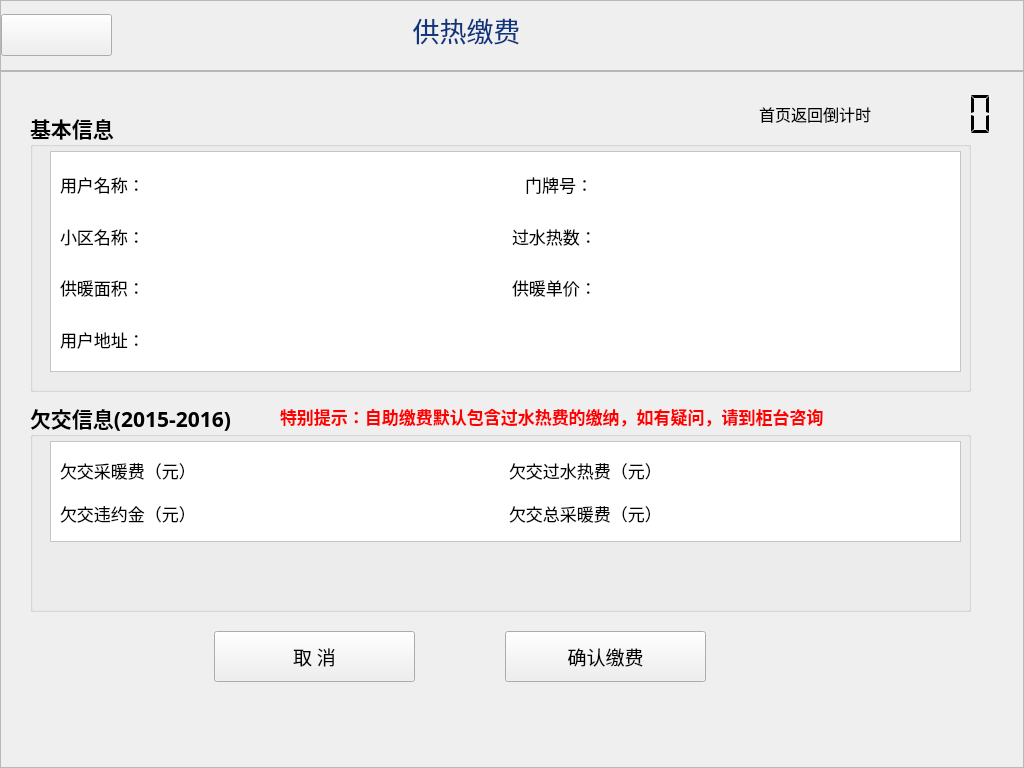
<?xml version="1.0" encoding="UTF-8"?>
<ui version="4.0">
 <class>Heatermsgconfirm</class>
 <widget class="QWidget" name="Heatermsgconfirm">
  <property name="geometry">
   <rect>
    <x>0</x>
    <y>0</y>
    <width>1024</width>
    <height>768</height>
   </rect>
  </property>
  <property name="windowTitle">
   <string>Form</string>
  </property>
  <widget class="QFrame" name="frame_4">
   <property name="geometry">
    <rect>
     <x>0</x>
     <y>0</y>
     <width>1024</width>
     <height>71</height>
    </rect>
   </property>
   <property name="sizePolicy">
    <sizepolicy hsizetype="Fixed" vsizetype="Fixed">
     <horstretch>0</horstretch>
     <verstretch>0</verstretch>
    </sizepolicy>
   </property>
   <property name="minimumSize">
    <size>
     <width>1024</width>
     <height>0</height>
    </size>
   </property>
   <property name="styleSheet">
    <string notr="true"/>
   </property>
   <property name="frameShape">
    <enum>QFrame::StyledPanel</enum>
   </property>
   <property name="frameShadow">
    <enum>QFrame::Raised</enum>
   </property>
   <layout class="QHBoxLayout" name="horizontalLayout_15">
    <property name="leftMargin">
     <number>0</number>
    </property>
    <property name="topMargin">
     <number>9</number>
    </property>
    <item>
     <widget class="QPushButton" name="pushButton_back">
      <property name="sizePolicy">
       <sizepolicy hsizetype="Minimum" vsizetype="Fixed">
        <horstretch>0</horstretch>
        <verstretch>0</verstretch>
       </sizepolicy>
      </property>
      <property name="minimumSize">
       <size>
        <width>111</width>
        <height>42</height>
       </size>
      </property>
      <property name="maximumSize">
       <size>
        <width>111</width>
        <height>42</height>
       </size>
      </property>
      <property name="focusPolicy">
       <enum>Qt::NoFocus</enum>
      </property>
      <property name="styleSheet">
       <string notr="true">border-image: url(:/image/picture/qietu/07.png);</string>
      </property>
      <property name="text">
       <string/>
      </property>
     </widget>
    </item>
    <item>
     <widget class="QLabel" name="label_2">
      <property name="font">
       <font>
        <family>微软雅黑</family>
       </font>
      </property>
      <property name="styleSheet">
       <string notr="true"/>
      </property>
      <property name="text">
       <string>&lt;html&gt;&lt;head/&gt;&lt;body&gt;&lt;p align=&quot;center&quot;&gt;&lt;span style=&quot; font-size:20pt; color:#0e357f;&quot;&gt;供热缴费&lt;/span&gt;&lt;span style=&quot; font-size:20pt; color:#55ff7f;&quot;&gt;&lt;br/&gt;&lt;/span&gt;&lt;/p&gt;&lt;/body&gt;&lt;/html&gt;</string>
      </property>
     </widget>
    </item>
    <item>
     <spacer name="horizontalSpacer_2">
      <property name="orientation">
       <enum>Qt::Horizontal</enum>
      </property>
      <property name="sizeType">
       <enum>QSizePolicy::Fixed</enum>
      </property>
      <property name="sizeHint" stdset="0">
       <size>
        <width>48</width>
        <height>20</height>
       </size>
      </property>
     </spacer>
    </item>
    <item>
     <widget class="QLabel" name="label_3">
      <property name="sizePolicy">
       <sizepolicy hsizetype="Fixed" vsizetype="Fixed">
        <horstretch>0</horstretch>
        <verstretch>0</verstretch>
       </sizepolicy>
      </property>
      <property name="minimumSize">
       <size>
        <width>145</width>
        <height>43</height>
       </size>
      </property>
      <property name="maximumSize">
       <size>
        <width>145</width>
        <height>43</height>
       </size>
      </property>
      <property name="styleSheet">
       <string notr="true">border-image: url(:/image/picture/qietu/3295598.png);</string>
      </property>
      <property name="text">
       <string/>
      </property>
     </widget>
    </item>
   </layout>
  </widget>
  <widget class="QFrame" name="frame_5">
   <property name="geometry">
    <rect>
     <x>0</x>
     <y>71</y>
     <width>1024</width>
     <height>697</height>
    </rect>
   </property>
   <property name="frameShape">
    <enum>QFrame::StyledPanel</enum>
   </property>
   <property name="frameShadow">
    <enum>QFrame::Raised</enum>
   </property>
   <widget class="QGroupBox" name="groupBox">
    <property name="geometry">
     <rect>
      <x>30</x>
      <y>40</y>
      <width>941</width>
      <height>281</height>
     </rect>
    </property>
    <property name="font">
     <font>
      <family>微软雅黑</family>
      <pointsize>16</pointsize>
      <weight>75</weight>
      <bold>true</bold>
     </font>
    </property>
    <property name="autoFillBackground">
     <bool>false</bool>
    </property>
    <property name="title">
     <string>基本信息</string>
    </property>
    <property name="flat">
     <bool>true</bool>
    </property>
    <property name="checkable">
     <bool>false</bool>
    </property>
    <widget class="QFrame" name="frame">
     <property name="geometry">
      <rect>
       <x>20</x>
       <y>40</y>
       <width>911</width>
       <height>221</height>
      </rect>
     </property>
     <property name="styleSheet">
      <string notr="true">background-color: rgb(255, 255, 255);</string>
     </property>
     <property name="frameShape">
      <enum>QFrame::StyledPanel</enum>
     </property>
     <property name="frameShadow">
      <enum>QFrame::Raised</enum>
     </property>
     <layout class="QGridLayout" name="gridLayout">
      <item row="0" column="0">
       <layout class="QHBoxLayout" name="horizontalLayout">
        <item>
         <widget class="QLabel" name="label_5">
          <property name="sizePolicy">
           <sizepolicy hsizetype="Fixed" vsizetype="Preferred">
            <horstretch>0</horstretch>
            <verstretch>0</verstretch>
           </sizepolicy>
          </property>
          <property name="font">
           <font>
            <family>微软雅黑</family>
            <pointsize>13</pointsize>
           </font>
          </property>
          <property name="text">
           <string>用户名称：</string>
          </property>
         </widget>
        </item>
        <item>
         <widget class="QLabel" name="label_yhmc">
          <property name="font">
           <font>
            <family>微软雅黑</family>
            <pointsize>13</pointsize>
           </font>
          </property>
          <property name="text">
           <string/>
          </property>
         </widget>
        </item>
       </layout>
      </item>
      <item row="2" column="0">
       <layout class="QHBoxLayout" name="horizontalLayout_5">
        <property name="spacing">
         <number>6</number>
        </property>
        <item>
         <widget class="QLabel" name="label_9">
          <property name="sizePolicy">
           <sizepolicy hsizetype="Fixed" vsizetype="Preferred">
            <horstretch>0</horstretch>
            <verstretch>0</verstretch>
           </sizepolicy>
          </property>
          <property name="font">
           <font>
            <family>微软雅黑</family>
            <pointsize>13</pointsize>
           </font>
          </property>
          <property name="text">
           <string>供暖面积：</string>
          </property>
         </widget>
        </item>
        <item>
         <widget class="QLabel" name="label_gnmj">
          <property name="font">
           <font>
            <family>Arial</family>
            <pointsize>13</pointsize>
           </font>
          </property>
          <property name="text">
           <string/>
          </property>
         </widget>
        </item>
       </layout>
      </item>
      <item row="2" column="1">
       <layout class="QHBoxLayout" name="horizontalLayout_6">
        <property name="spacing">
         <number>6</number>
        </property>
        <item>
         <widget class="QLabel" name="label_11">
          <property name="sizePolicy">
           <sizepolicy hsizetype="Fixed" vsizetype="Preferred">
            <horstretch>0</horstretch>
            <verstretch>0</verstretch>
           </sizepolicy>
          </property>
          <property name="font">
           <font>
            <family>微软雅黑</family>
            <pointsize>13</pointsize>
           </font>
          </property>
          <property name="text">
           <string>供暖单价：</string>
          </property>
         </widget>
        </item>
        <item>
         <widget class="QLabel" name="label_gndj">
          <property name="font">
           <font>
            <family>Arial</family>
            <pointsize>13</pointsize>
           </font>
          </property>
          <property name="text">
           <string/>
          </property>
         </widget>
        </item>
       </layout>
      </item>
      <item row="4" column="0">
       <layout class="QHBoxLayout" name="horizontalLayout_10">
        <item>
         <widget class="QLabel" name="label_8">
          <property name="sizePolicy">
           <sizepolicy hsizetype="Fixed" vsizetype="Preferred">
            <horstretch>0</horstretch>
            <verstretch>0</verstretch>
           </sizepolicy>
          </property>
          <property name="font">
           <font>
            <family>微软雅黑</family>
            <pointsize>13</pointsize>
           </font>
          </property>
          <property name="text">
           <string>用户地址：</string>
          </property>
         </widget>
        </item>
        <item>
         <widget class="QLabel" name="label_yhdz">
          <property name="minimumSize">
           <size>
            <width>355</width>
            <height>0</height>
           </size>
          </property>
          <property name="font">
           <font>
            <family>微软雅黑</family>
            <pointsize>13</pointsize>
           </font>
          </property>
          <property name="text">
           <string/>
          </property>
         </widget>
        </item>
       </layout>
      </item>
      <item row="1" column="0">
       <layout class="QHBoxLayout" name="horizontalLayout_4">
        <item>
         <widget class="QLabel" name="label_7">
          <property name="sizePolicy">
           <sizepolicy hsizetype="Fixed" vsizetype="Preferred">
            <horstretch>0</horstretch>
            <verstretch>0</verstretch>
           </sizepolicy>
          </property>
          <property name="font">
           <font>
            <family>微软雅黑</family>
            <pointsize>13</pointsize>
           </font>
          </property>
          <property name="text">
           <string>小区名称：</string>
          </property>
         </widget>
        </item>
        <item>
         <widget class="QLabel" name="label_xqmc">
          <property name="font">
           <font>
            <family>微软雅黑</family>
            <pointsize>13</pointsize>
           </font>
          </property>
          <property name="text">
           <string/>
          </property>
         </widget>
        </item>
       </layout>
      </item>
      <item row="0" column="1">
       <layout class="QHBoxLayout" name="horizontalLayout_3">
        <item>
         <widget class="QLabel" name="label_12">
          <property name="sizePolicy">
           <sizepolicy hsizetype="Fixed" vsizetype="Preferred">
            <horstretch>0</horstretch>
            <verstretch>0</verstretch>
           </sizepolicy>
          </property>
          <property name="font">
           <font>
            <family>微软雅黑</family>
            <pointsize>13</pointsize>
           </font>
          </property>
          <property name="text">
           <string>   门牌号：</string>
          </property>
         </widget>
        </item>
        <item>
         <widget class="QLabel" name="label_room_no">
          <property name="font">
           <font>
            <family>Arial</family>
            <pointsize>13</pointsize>
           </font>
          </property>
          <property name="text">
           <string/>
          </property>
         </widget>
        </item>
       </layout>
      </item>
      <item row="1" column="1">
       <layout class="QHBoxLayout" name="horizontalLayout_7">
        <item>
         <widget class="QLabel" name="label_13">
          <property name="sizePolicy">
           <sizepolicy hsizetype="Fixed" vsizetype="Preferred">
            <horstretch>0</horstretch>
            <verstretch>0</verstretch>
           </sizepolicy>
          </property>
          <property name="font">
           <font>
            <family>微软雅黑</family>
            <pointsize>13</pointsize>
           </font>
          </property>
          <property name="text">
           <string>过水热数：</string>
          </property>
         </widget>
        </item>
        <item>
         <widget class="QLabel" name="label_gsrs">
          <property name="font">
           <font>
            <family>Arial</family>
            <pointsize>13</pointsize>
           </font>
          </property>
          <property name="text">
           <string/>
          </property>
         </widget>
        </item>
       </layout>
      </item>
     </layout>
    </widget>
    <widget class="QLabel" name="label_6">
     <property name="geometry">
      <rect>
       <x>701</x>
       <y>-29</y>
       <width>105</width>
       <height>28</height>
      </rect>
     </property>
     <property name="text">
      <string>页面倒计时</string>
     </property>
    </widget>
    <zorder>label_6</zorder>
    <zorder>frame</zorder>
   </widget>
   <widget class="QGroupBox" name="groupBox_2">
    <property name="geometry">
     <rect>
      <x>30</x>
      <y>330</y>
      <width>941</width>
      <height>211</height>
     </rect>
    </property>
    <property name="font">
     <font>
      <family>微软雅黑</family>
      <pointsize>16</pointsize>
      <weight>75</weight>
      <bold>true</bold>
     </font>
    </property>
    <property name="title">
     <string>欠交信息(2015-2016)</string>
    </property>
    <property name="flat">
     <bool>true</bool>
    </property>
    <widget class="QFrame" name="frame_3">
     <property name="geometry">
      <rect>
       <x>20</x>
       <y>40</y>
       <width>911</width>
       <height>101</height>
      </rect>
     </property>
     <property name="styleSheet">
      <string notr="true">background-color: rgb(255, 255, 255);</string>
     </property>
     <property name="frameShape">
      <enum>QFrame::StyledPanel</enum>
     </property>
     <property name="frameShadow">
      <enum>QFrame::Raised</enum>
     </property>
     <layout class="QGridLayout" name="gridLayout_2">
      <property name="leftMargin">
       <number>9</number>
      </property>
      <item row="1" column="1">
       <layout class="QHBoxLayout" name="horizontalLayout_14">
        <item>
         <widget class="QLabel" name="label_65">
          <property name="sizePolicy">
           <sizepolicy hsizetype="Fixed" vsizetype="Preferred">
            <horstretch>0</horstretch>
            <verstretch>0</verstretch>
           </sizepolicy>
          </property>
          <property name="font">
           <font>
            <family>微软雅黑</family>
            <pointsize>13</pointsize>
           </font>
          </property>
          <property name="text">
           <string>欠交总采暖费（元）</string>
          </property>
         </widget>
        </item>
        <item>
         <widget class="QLabel" name="label_qjzcnf">
          <property name="font">
           <font>
            <family>Arial</family>
            <pointsize>13</pointsize>
           </font>
          </property>
          <property name="layoutDirection">
           <enum>Qt::LeftToRight</enum>
          </property>
          <property name="text">
           <string/>
          </property>
          <property name="alignment">
           <set>Qt::AlignCenter</set>
          </property>
         </widget>
        </item>
       </layout>
      </item>
      <item row="1" column="0">
       <layout class="QHBoxLayout" name="horizontalLayout_13">
        <item>
         <widget class="QLabel" name="label_61">
          <property name="sizePolicy">
           <sizepolicy hsizetype="Fixed" vsizetype="Preferred">
            <horstretch>0</horstretch>
            <verstretch>0</verstretch>
           </sizepolicy>
          </property>
          <property name="font">
           <font>
            <family>微软雅黑</family>
            <pointsize>13</pointsize>
           </font>
          </property>
          <property name="text">
           <string>欠交违约金（元）</string>
          </property>
         </widget>
        </item>
        <item>
         <widget class="QLabel" name="label_qjwyj">
          <property name="palette">
           <palette>
            <active>
             <colorrole role="Button">
              <brush brushstyle="SolidPattern">
               <color alpha="255">
                <red>255</red>
                <green>255</green>
                <blue>255</blue>
               </color>
              </brush>
             </colorrole>
             <colorrole role="Text">
              <brush brushstyle="SolidPattern">
               <color alpha="255">
                <red>255</red>
                <green>0</green>
                <blue>0</blue>
               </color>
              </brush>
             </colorrole>
             <colorrole role="Base">
              <brush brushstyle="SolidPattern">
               <color alpha="255">
                <red>255</red>
                <green>255</green>
                <blue>255</blue>
               </color>
              </brush>
             </colorrole>
             <colorrole role="Window">
              <brush brushstyle="SolidPattern">
               <color alpha="255">
                <red>255</red>
                <green>255</green>
                <blue>255</blue>
               </color>
              </brush>
             </colorrole>
            </active>
            <inactive>
             <colorrole role="Button">
              <brush brushstyle="SolidPattern">
               <color alpha="255">
                <red>255</red>
                <green>255</green>
                <blue>255</blue>
               </color>
              </brush>
             </colorrole>
             <colorrole role="Text">
              <brush brushstyle="SolidPattern">
               <color alpha="255">
                <red>255</red>
                <green>0</green>
                <blue>0</blue>
               </color>
              </brush>
             </colorrole>
             <colorrole role="Base">
              <brush brushstyle="SolidPattern">
               <color alpha="255">
                <red>255</red>
                <green>255</green>
                <blue>255</blue>
               </color>
              </brush>
             </colorrole>
             <colorrole role="Window">
              <brush brushstyle="SolidPattern">
               <color alpha="255">
                <red>255</red>
                <green>255</green>
                <blue>255</blue>
               </color>
              </brush>
             </colorrole>
            </inactive>
            <disabled>
             <colorrole role="Button">
              <brush brushstyle="SolidPattern">
               <color alpha="255">
                <red>255</red>
                <green>255</green>
                <blue>255</blue>
               </color>
              </brush>
             </colorrole>
             <colorrole role="Text">
              <brush brushstyle="SolidPattern">
               <color alpha="255">
                <red>120</red>
                <green>120</green>
                <blue>120</blue>
               </color>
              </brush>
             </colorrole>
             <colorrole role="Base">
              <brush brushstyle="SolidPattern">
               <color alpha="255">
                <red>255</red>
                <green>255</green>
                <blue>255</blue>
               </color>
              </brush>
             </colorrole>
             <colorrole role="Window">
              <brush brushstyle="SolidPattern">
               <color alpha="255">
                <red>255</red>
                <green>255</green>
                <blue>255</blue>
               </color>
              </brush>
             </colorrole>
            </disabled>
           </palette>
          </property>
          <property name="font">
           <font>
            <family>Arial</family>
            <pointsize>13</pointsize>
           </font>
          </property>
          <property name="layoutDirection">
           <enum>Qt::LeftToRight</enum>
          </property>
          <property name="text">
           <string/>
          </property>
          <property name="alignment">
           <set>Qt::AlignCenter</set>
          </property>
         </widget>
        </item>
       </layout>
      </item>
      <item row="0" column="1">
       <layout class="QHBoxLayout" name="horizontalLayout_12">
        <item>
         <widget class="QLabel" name="label_63">
          <property name="sizePolicy">
           <sizepolicy hsizetype="Fixed" vsizetype="Preferred">
            <horstretch>0</horstretch>
            <verstretch>0</verstretch>
           </sizepolicy>
          </property>
          <property name="font">
           <font>
            <family>微软雅黑</family>
            <pointsize>13</pointsize>
           </font>
          </property>
          <property name="text">
           <string>欠交过水热费（元）</string>
          </property>
         </widget>
        </item>
        <item>
         <widget class="QLabel" name="label_qjsrf">
          <property name="font">
           <font>
            <family>Arial</family>
            <pointsize>13</pointsize>
           </font>
          </property>
          <property name="layoutDirection">
           <enum>Qt::LeftToRight</enum>
          </property>
          <property name="text">
           <string/>
          </property>
          <property name="alignment">
           <set>Qt::AlignCenter</set>
          </property>
         </widget>
        </item>
       </layout>
      </item>
      <item row="0" column="0">
       <layout class="QHBoxLayout" name="horizontalLayout_11">
        <item>
         <widget class="QLabel" name="label_62">
          <property name="sizePolicy">
           <sizepolicy hsizetype="Fixed" vsizetype="Preferred">
            <horstretch>0</horstretch>
            <verstretch>0</verstretch>
           </sizepolicy>
          </property>
          <property name="font">
           <font>
            <family>微软雅黑</family>
            <pointsize>13</pointsize>
           </font>
          </property>
          <property name="text">
           <string>欠交采暖费（元）</string>
          </property>
         </widget>
        </item>
        <item>
         <widget class="QLabel" name="label_qjcnf">
          <property name="font">
           <font>
            <family>Arial</family>
            <pointsize>13</pointsize>
           </font>
          </property>
          <property name="layoutDirection">
           <enum>Qt::LeftToRight</enum>
          </property>
          <property name="text">
           <string/>
          </property>
          <property name="alignment">
           <set>Qt::AlignCenter</set>
          </property>
         </widget>
        </item>
       </layout>
      </item>
     </layout>
    </widget>
    <widget class="QLabel" name="label">
     <property name="geometry">
      <rect>
       <x>250</x>
       <y>0</y>
       <width>611</width>
       <height>31</height>
      </rect>
     </property>
     <property name="font">
      <font>
       <pointsize>13</pointsize>
       <weight>75</weight>
       <italic>false</italic>
       <bold>true</bold>
      </font>
     </property>
     <property name="text">
      <string>&lt;html&gt;&lt;head/&gt;&lt;body&gt;&lt;p&gt;&lt;span style=&quot; color:#ff0000;&quot;&gt;特别提示：自助缴费默认包含过水热费的缴纳，如有疑问，请到柜台咨询&lt;/span&gt;&lt;/p&gt;&lt;/body&gt;&lt;/html&gt;</string>
     </property>
    </widget>
   </widget>
   <widget class="QWidget" name="layoutWidget">
    <property name="geometry">
     <rect>
      <x>170</x>
      <y>530</y>
      <width>581</width>
      <height>111</height>
     </rect>
    </property>
    <layout class="QHBoxLayout" name="horizontalLayout_16">
     <item>
      <widget class="QPushButton" name="pushButton">
       <property name="sizePolicy">
        <sizepolicy hsizetype="Fixed" vsizetype="Fixed">
         <horstretch>0</horstretch>
         <verstretch>0</verstretch>
        </sizepolicy>
       </property>
       <property name="minimumSize">
        <size>
         <width>201</width>
         <height>51</height>
        </size>
       </property>
       <property name="font">
        <font>
         <family>微软雅黑</family>
         <pointsize>14</pointsize>
         <weight>50</weight>
         <bold>false</bold>
        </font>
       </property>
       <property name="focusPolicy">
        <enum>Qt::NoFocus</enum>
       </property>
       <property name="styleSheet">
        <string notr="true">border-image: url(:/image/picture/qietu/11.png);</string>
       </property>
       <property name="text">
        <string>取 消</string>
       </property>
      </widget>
     </item>
     <item>
      <spacer name="horizontalSpacer">
       <property name="orientation">
        <enum>Qt::Horizontal</enum>
       </property>
       <property name="sizeType">
        <enum>QSizePolicy::Fixed</enum>
       </property>
       <property name="sizeHint" stdset="0">
        <size>
         <width>40</width>
         <height>20</height>
        </size>
       </property>
      </spacer>
     </item>
     <item>
      <widget class="QPushButton" name="pushButton_ConfirmPurchase">
       <property name="sizePolicy">
        <sizepolicy hsizetype="Fixed" vsizetype="Fixed">
         <horstretch>0</horstretch>
         <verstretch>0</verstretch>
        </sizepolicy>
       </property>
       <property name="minimumSize">
        <size>
         <width>201</width>
         <height>51</height>
        </size>
       </property>
       <property name="font">
        <font>
         <family>微软雅黑</family>
         <pointsize>14</pointsize>
        </font>
       </property>
       <property name="focusPolicy">
        <enum>Qt::NoFocus</enum>
       </property>
       <property name="styleSheet">
        <string notr="true">border-image: url(:/image/picture/qietu/12.png);</string>
       </property>
       <property name="text">
        <string>确认缴费</string>
       </property>
      </widget>
     </item>
    </layout>
   </widget>
  </widget>
  <widget class="QFrame" name="frame_lcd">
   <property name="geometry">
    <rect>
     <x>750</x>
     <y>70</y>
     <width>256</width>
     <height>88</height>
    </rect>
   </property>
   <layout class="QHBoxLayout" name="horizontalLayout_2">
    <item>
     <widget class="QLabel" name="label_4">
      <property name="font">
       <font>
        <family>微软雅黑</family>
        <pointsize>12</pointsize>
       </font>
      </property>
      <property name="text">
       <string>&lt;html&gt;&lt;head/&gt;&lt;body&gt;&lt;p&gt;&lt;span style=&quot; color:#000000;&quot;&gt;首页返回倒计时&lt;/span&gt;&lt;/p&gt;&lt;/body&gt;&lt;/html&gt;</string>
      </property>
     </widget>
    </item>
    <item>
     <widget class="QLCDNumber" name="lcdNumber">
      <property name="minimumSize">
       <size>
        <width>120</width>
        <height>70</height>
       </size>
      </property>
      <property name="maximumSize">
       <size>
        <width>120</width>
        <height>70</height>
       </size>
      </property>
      <property name="font">
       <font>
        <family>Arial</family>
        <pointsize>40</pointsize>
        <weight>75</weight>
        <italic>true</italic>
        <bold>true</bold>
       </font>
      </property>
      <property name="frameShape">
       <enum>QFrame::NoFrame</enum>
      </property>
      <property name="segmentStyle">
       <enum>QLCDNumber::Flat</enum>
      </property>
     </widget>
    </item>
   </layout>
  </widget>
 </widget>
 <resources/>
 <connections/>
</ui>
